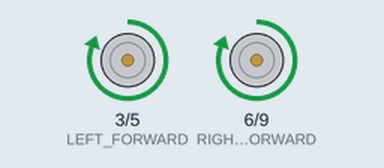
Recording of a sketch running on a simulated Arduino Uno, built with avr-gcc and run on an emulated ATmega328P. Parts: motor-driver pin pairs drawn as motors (green arrow = first pin HIGH = forward, orange = second pin HIGH = backward, longer = more drive).

Above: at 1.2 s.
At 3.7 s:
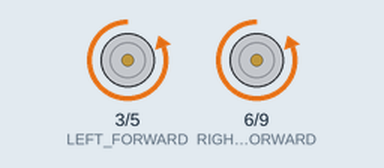
At 6.2 s:
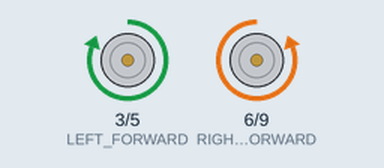
At 8.7 s:
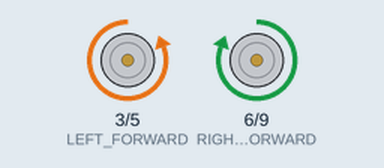
Timing chart, 0 to 13.0 s (numbered marks = the images above):
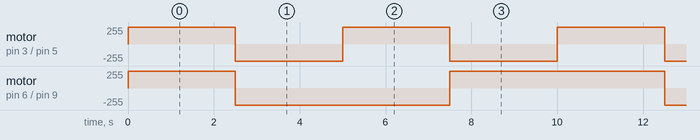

Measured:
- by itself, motor on pin 3 (LEFT_FORWARD) / pin 5 (LEFT_BACKWARD): alternates forward 255/255 for 2.5 s and backward 255/255 for 2.5 s
- by itself, motor on pin 6 (RIGHT_FORWARD) / pin 9 (RIGHT_BACKWARD): repeats every 10.0 s: backward 255/255 5.0 s, forward 255/255 5.0 s

The sketch:

RobotFirmware.ino
```cpp
// Define Virtual Motor Pins (Matching your layout: D3, D5, D6, D9)
#define LEFT_FORWARD   3  // Clockwise (Wheel Forward)
#define LEFT_BACKWARD  5  // Counter-Clockwise (Wheel Backward)
#define RIGHT_FORWARD  6  // Counter-Clockwise (Wheel Forward)
#define RIGHT_BACKWARD 9  // Clockwise (Wheel Backward)

unsigned long lastStateChange = 0;
int controllerState = 0;

void setup() {
  pinMode(LEFT_FORWARD, OUTPUT);
  pinMode(LEFT_BACKWARD, OUTPUT);
  pinMode(RIGHT_FORWARD, OUTPUT);
  pinMode(RIGHT_BACKWARD, OUTPUT);
  stopRobot();
}

void loop() {
  unsigned long currentTime = millis();

  // Cycle through your 4 controller conditions every 2.5 seconds
  if (currentTime - lastStateChange >= 2500) {
    lastStateChange = currentTime;
    controllerState = (controllerState + 1) % 4;
  }

  switch (controllerState) {
    case 0:
      // 1. left_controller = UP (Both Wheels Forward)
      // Left Motor: Clockwise | Right Motor: Counter-Clockwise
      digitalWrite(LEFT_FORWARD, HIGH);
      digitalWrite(LEFT_BACKWARD, LOW);
      digitalWrite(RIGHT_FORWARD, HIGH);
      digitalWrite(RIGHT_BACKWARD, LOW);
      break;

    case 1:
      // 2. left_controller = DOWN (Both Wheels Backward)
      // Left Motor: Counter-Clockwise | Right Motor: Clockwise
      digitalWrite(LEFT_FORWARD, LOW);
      digitalWrite(LEFT_BACKWARD, HIGH);
      digitalWrite(RIGHT_FORWARD, LOW);
      digitalWrite(RIGHT_BACKWARD, HIGH);
      break;

    case 2:
      // 3. right_controller = RIGHT (Left Forward, Right Backward -> Spin Right)
      // Left Motor: Clockwise | Right Motor: Clockwise
      digitalWrite(LEFT_FORWARD, HIGH);
      digitalWrite(LEFT_BACKWARD, LOW);
      digitalWrite(RIGHT_FORWARD, LOW);
      digitalWrite(RIGHT_BACKWARD, HIGH);
      break;

    case 3:
      // 4. right_controller = LEFT (Left Backward, Right Forward -> Spin Left)
      // Left Motor: Counter-Clockwise | Right Motor: Counter-Clockwise
      digitalWrite(LEFT_FORWARD, LOW);
      digitalWrite(LEFT_BACKWARD, HIGH);
      digitalWrite(RIGHT_FORWARD, HIGH);
      digitalWrite(RIGHT_BACKWARD, LOW);
      break;
  }
}

void stopRobot() {
  digitalWrite(LEFT_FORWARD, LOW);
  digitalWrite(LEFT_BACKWARD, LOW);
  digitalWrite(RIGHT_FORWARD, LOW);
  digitalWrite(RIGHT_BACKWARD, LOW);
}
```
